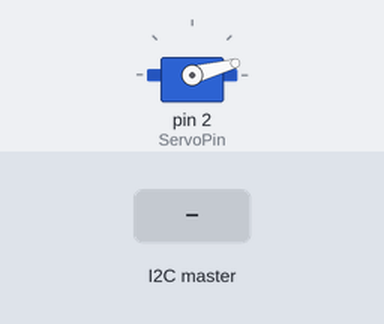
A sketch run on a simulated Arduino Uno, built with avr-gcc and run on an emulated ATmega328P. On the bench: servo. The inputs (shaded band) are chosen by the test bench. What the sketch prints to the serial monitor is not drawn.

Above: at 1.2 s.
1.3 s: the I2C master sends the byte 1
At 2.5 s:
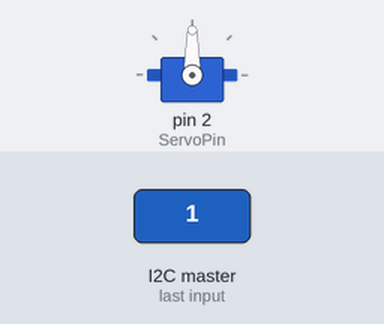
2.8 s: the I2C master sends the byte 2
At 3.9 s:
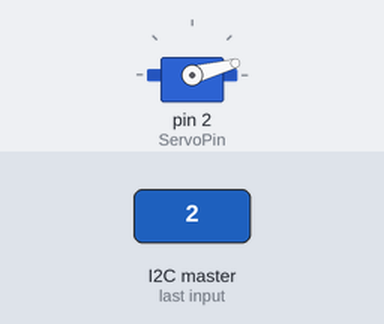
Timing chart, 0 to 5.8 s (numbered marks = the images above; inputs shaded):
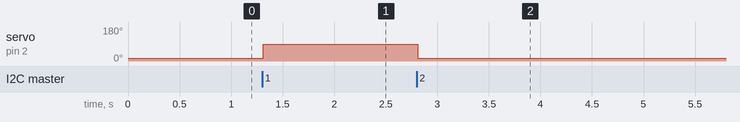

The sketch:

Sensor_Code.ino
```cpp
/*Libraries*/
#include <Wire.h>
#include <Servo.h>
#include <TM1637Display.h>
#include <MPU6050.h>
#include "SR04.h"
#include "Sensor_Template.h"

/*Pin Declarations*/
const int TrigPin = 7;
const int EchoPin = 8;

const int ServoPin = 2; //Brown = GND    Red = 5V    Orange = D9

const int CLK = 4; //Set the CLK pin connection to the display
const int DIO = 3; //Set the DIO pin connection to the display

SR04 MySR04 = SR04(EchoPin, TrigPin);
Servo CameraServo;
TM1637Display DistanceDisplay (CLK, DIO);
MPU6050 MyMPU6050;


int Value = 2, PiDistance;


void setup() {
  Serial.begin (9600);
  Wire.begin(SENSOR);   /*Join I2C as the sensor*/
  Wire.onReceive(receiveEvent);

  CameraServo.attach(ServoPin);

  DistanceDisplay.setBrightness(0x0a); //set the diplay to maximum brightness

  MyMPU6050.begin(MPU6050_SCALE_2000DPS, MPU6050_RANGE_2G);
}

void loop() {
  switch(Value)
  {
    case 0:
      Serial.println("Idle"); //turn off display
      break;


    case 1:
      Serial.println("Moving camera up");
      CameraServo.write(90); //turn off display
      break;


    case 2:
      Serial.println("Moving camera down");
      CameraServo.write(15); //turn off display
      break;


    case 3:
      Serial.print("Measuring distance and displaying");
      PiDistance = MySR04.Distance();
      DistanceDisplay.showNumberDec(PiDistance);
      Serial.println(PiDistance);
      break;


    case 4: /*add delay so that car cabn get over incline and then can return to black line following */
      Serial.println("Measuring angle and displaying");
      Vector normAccel = MyMPU6050.readNormalizeAccel();
      int Angle = (atan2(normAccel.XAxis, sqrt(normAccel.YAxis*normAccel.YAxis + normAccel.ZAxis*normAccel.ZAxis))*180.0)/M_PI;
      DistanceDisplay.showNumberDec(Angle);
      Serial.print("  Angle = ");
      Serial.print(Angle);
      break;


    default:
      Serial.println("Error in Value");  //turn off display
      break;
  }

  Value = 0;

  delay(10);
}

void receiveEvent(int howMany) {
  Value = Wire.read();
  int temp = Wire.read();

  delay(10);
}
```

Sensor_Template.h
```cpp
///////////////////////////////////////////////////////////////
//                                                           //
// H61AEE: Dept. EEE, The University of Nottingham 2018      //
// Author: D. Fallows                                        //
//                                                           //
// SENSOR_Template.h: HMI Template Sketch                    //
//                    Session 4 - RF Remote Control          //
//                                                           //
///////////////////////////////////////////////////////////////

#ifndef SENSOR_Template_h
#define SENSOR_Template_h

// Defines
#define HMI 0xA1	//I2C Addresses
#define CAR 0xA2
#define SENSOR 0xA3
#define REMOTE 0xA4

#define GROUPNUMBER 29
#define CHANNELNUMBER 129 - (2*GROUPNUMBER)
#define PAYLOADSIZE 32

// Function declarations
void writeToI2C(char device, char command, int parameter);

// Global Variables
byte rfAddresses[][6] = {"1NODE", "2NODE"};
byte rfPacket[PAYLOADSIZE];
#endif
```

Measured:
- after the input at 1.3 s, servo on pin 2 (ServoPin): 15° → 90° at once
- after the input at 2.8 s, servo on pin 2 (ServoPin): 90° → 15° at once
